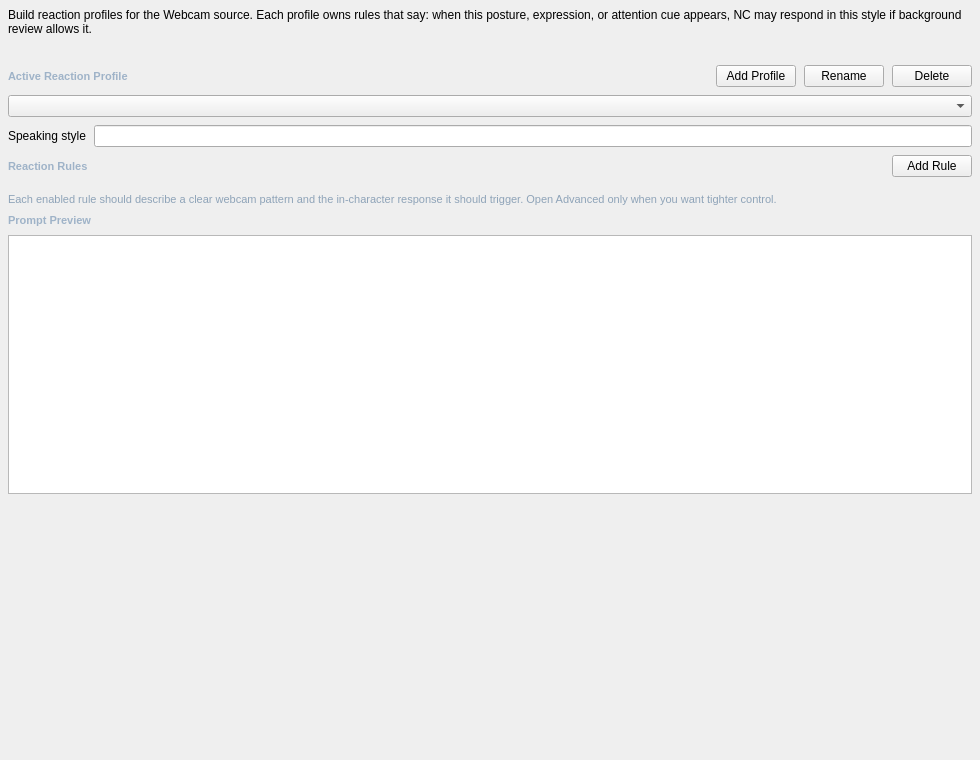
<?xml version="1.0" encoding="UTF-8"?>
<ui version="4.0">
 <class>WebcamSupervisorTab</class>
 <widget class="QWidget" name="WebcamSupervisorTab">
  <property name="geometry"><rect><x>0</x><y>0</y><width>980</width><height>760</height></rect></property>
  <layout class="QVBoxLayout" name="root_layout">
   <property name="leftMargin"><number>8</number></property>
   <property name="topMargin"><number>8</number></property>
   <property name="rightMargin"><number>8</number></property>
   <property name="bottomMargin"><number>8</number></property>
   <property name="spacing"><number>8</number></property>
   <item>
    <widget class="QLabel" name="webcam_supervisor_intro_label">
     <property name="text"><string>Build reaction profiles for the Webcam source. Each profile owns rules that say: when this posture, expression, or attention cue appears, NC may respond in this style if background review allows it.</string></property>
     <property name="wordWrap"><bool>true</bool></property>
    </widget>
   </item>
   <item><widget class="QLabel" name="webcam_supervisor_state_label"><property name="styleSheet"><string notr="true">color: #8ea3b8; font-size: 11px;</string></property><property name="text"><string/></property><property name="wordWrap"><bool>true</bool></property></widget></item>
   <item>
    <layout class="QHBoxLayout" name="webcam_supervisor_persona_header_layout">
     <item><widget class="QLabel" name="webcam_supervisor_persona_label"><property name="styleSheet"><string notr="true">color: #9fb3c8; font-size: 11px; font-weight: 600;</string></property><property name="text"><string>Active Reaction Profile</string></property></widget></item>
     <item><spacer name="webcam_supervisor_persona_header_spacer"><property name="orientation"><enum>Qt::Horizontal</enum></property><property name="sizeHint" stdset="0"><size><width>40</width><height>20</height></size></property></spacer></item>
     <item><widget class="QPushButton" name="btn_webcam_supervisor_add_persona"><property name="text"><string>Add Profile</string></property></widget></item>
     <item><widget class="QPushButton" name="btn_webcam_supervisor_rename_persona"><property name="text"><string>Rename</string></property></widget></item>
     <item><widget class="QPushButton" name="btn_webcam_supervisor_delete_persona"><property name="text"><string>Delete</string></property></widget></item>
    </layout>
   </item>
   <item><widget class="QComboBox" name="webcam_supervisor_persona_combo"/></item>
   <item><layout class="QFormLayout" name="webcam_supervisor_persona_form"><property name="fieldGrowthPolicy"><enum>QFormLayout::ExpandingFieldsGrow</enum></property><item row="0" column="0"><widget class="QLabel" name="webcam_supervisor_persona_tone_label"><property name="text"><string>Speaking style</string></property></widget></item><item row="0" column="1"><widget class="QLineEdit" name="webcam_supervisor_persona_style_edit"/></item></layout></item>
   <item>
    <layout class="QHBoxLayout" name="webcam_supervisor_behavior_header_layout">
     <item><widget class="QLabel" name="webcam_supervisor_behavior_label"><property name="styleSheet"><string notr="true">color: #9fb3c8; font-size: 11px; font-weight: 600;</string></property><property name="text"><string>Reaction Rules</string></property></widget></item>
     <item><spacer name="webcam_supervisor_behavior_header_spacer"><property name="orientation"><enum>Qt::Horizontal</enum></property><property name="sizeHint" stdset="0"><size><width>40</width><height>20</height></size></property></spacer></item>
     <item><widget class="QPushButton" name="btn_webcam_supervisor_add_behavior"><property name="text"><string>Add Rule</string></property></widget></item>
    </layout>
   </item>
   <item><widget class="QWidget" name="webcam_supervisor_behaviors_widget"><layout class="QVBoxLayout" name="webcam_supervisor_behaviors_layout"><property name="leftMargin"><number>0</number></property><property name="topMargin"><number>0</number></property><property name="rightMargin"><number>0</number></property><property name="bottomMargin"><number>0</number></property><property name="spacing"><number>8</number></property></layout></widget></item>
   <item><widget class="QLabel" name="webcam_supervisor_note_label"><property name="styleSheet"><string notr="true">color: #8ea3b8; font-size: 11px;</string></property><property name="text"><string>Each enabled rule should describe a clear webcam pattern and the in-character response it should trigger. Open Advanced only when you want tighter control.</string></property><property name="wordWrap"><bool>true</bool></property></widget></item>
   <item><widget class="QLabel" name="webcam_supervisor_preview_label"><property name="styleSheet"><string notr="true">color: #9fb3c8; font-size: 11px; font-weight: 600;</string></property><property name="text"><string>Prompt Preview</string></property></widget></item>
   <item><widget class="QPlainTextEdit" name="webcam_supervisor_preview_edit"><property name="minimumHeight"><number>180</number></property><property name="readOnly"><bool>true</bool></property></widget></item>
   <item><spacer name="root_spacer"><property name="orientation"><enum>Qt::Vertical</enum></property><property name="sizeHint" stdset="0"><size><width>20</width><height>40</height></size></property></spacer></item>
  </layout>
 </widget>
 <resources/>
 <connections/>
</ui>
